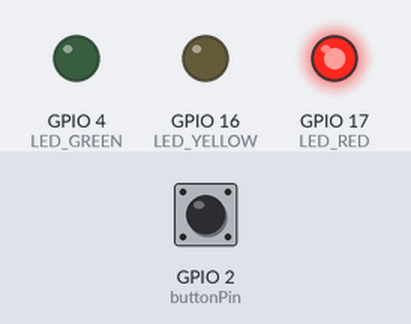
A program run on a simulated ESP32. Shown: output pins drawn as LEDs (lit = HIGH). The test bench sets the inputs (shaded band); at power-on: GPIO 2 (buttonPin) HIGH. What the program prints to the serial monitor is not drawn.

Above: at 1.2 s.
1.3 s: GPIO 2 (buttonPin) pulled LOW for 0.15 s
At 5.3 s:
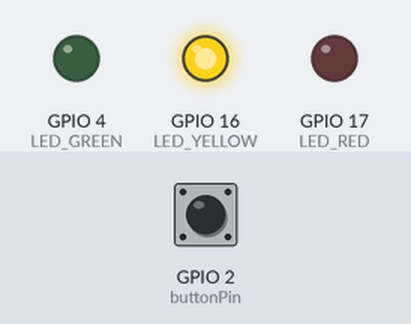
At 8.0 s:
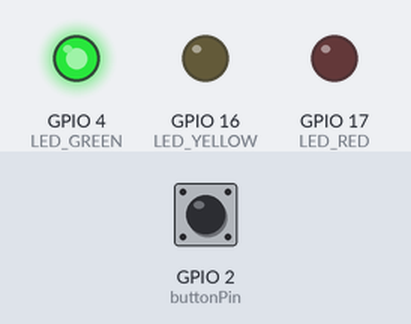
Timing chart, 0 to 13.4 s (numbered marks = the images above; inputs shaded):
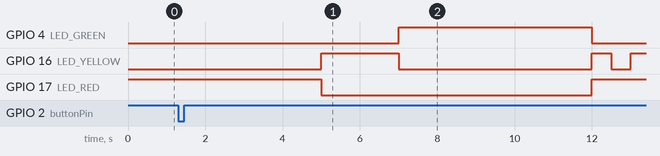

The program:

main.cpp
```cpp
#include <Arduino.h>

const int LED_RED = 17;
const int LED_YELLOW = 16;
const int LED_GREEN = 4;
const int buttonPin = 2;

enum NormalState {
  STATE_RED,
  STATE_YELLOW,
  STATE_GREEN
};

NormalState currentNormalState = STATE_RED;
unsigned long previousMillis = 0;
bool buttonPending = false;

void NormalMode();
void ButtonPressed();
void resetToNormalRed();

void setup() {
  pinMode(LED_RED, OUTPUT);
  pinMode(LED_YELLOW, OUTPUT);
  pinMode(LED_GREEN, OUTPUT);
  pinMode(buttonPin, INPUT_PULLUP);
  Serial.begin(115200);

  resetToNormalRed();
}

void resetToNormalRed() {
  currentNormalState = STATE_RED;
  digitalWrite(LED_RED, HIGH);
  digitalWrite(LED_YELLOW, LOW);
  digitalWrite(LED_GREEN, LOW);
  previousMillis = millis();
}

void ButtonPressed() {
  Serial.println("Button pressed!");

  // Ensure clean state: turn off other LEDs
  digitalWrite(LED_GREEN, LOW);
  digitalWrite(LED_YELLOW, LOW);
  digitalWrite(LED_RED, HIGH);

  for (int i = 0; i < 5; i++) {
    digitalWrite(LED_YELLOW, HIGH);
    delay(500);
    digitalWrite(LED_YELLOW, LOW);
    delay(500);
  }

  digitalWrite(LED_RED, LOW);

  digitalWrite(LED_GREEN, HIGH);
  delay(5000);
  digitalWrite(LED_GREEN, LOW);

  // Wait for button release to prevent immediate re-triggering
  while (digitalRead(buttonPin) == LOW) {
    delay(10);
  }

  // Resume NormalMode starting at RED
  resetToNormalRed();
}

void NormalMode() {
  unsigned long currentMillis = millis();

  Serial.println(currentMillis);

  switch (currentNormalState) {
    case STATE_RED:
      if (currentMillis - previousMillis >= 5000) {
        digitalWrite(LED_RED, LOW);
        digitalWrite(LED_YELLOW, HIGH);
        digitalWrite(LED_GREEN, LOW);
        currentNormalState = STATE_YELLOW;
        previousMillis = currentMillis;
      }
      break;

    case STATE_YELLOW:
      if (currentMillis - previousMillis >= 2000) {
        digitalWrite(LED_RED, LOW);
        digitalWrite(LED_YELLOW, LOW);
        digitalWrite(LED_GREEN, HIGH);
        currentNormalState = STATE_GREEN;
        previousMillis = currentMillis;
      }
      break;

    case STATE_GREEN:
      if (currentMillis - previousMillis >= 5000) {
        if (buttonPending) {
          buttonPending = false;
          ButtonPressed();
        } else {
          digitalWrite(LED_RED, HIGH);
          digitalWrite(LED_YELLOW, LOW);
          digitalWrite(LED_GREEN, LOW);
          currentNormalState = STATE_RED;
          previousMillis = currentMillis;
        }
      }
      break;
  }
}

void loop() {
  if (digitalRead(buttonPin) == LOW && !buttonPending) {
    buttonPending = true;
    Serial.println("Button press registered! Will execute after normal cycle finishes.");
  }

  Serial.println(previousMillis);

  NormalMode();
}
```
